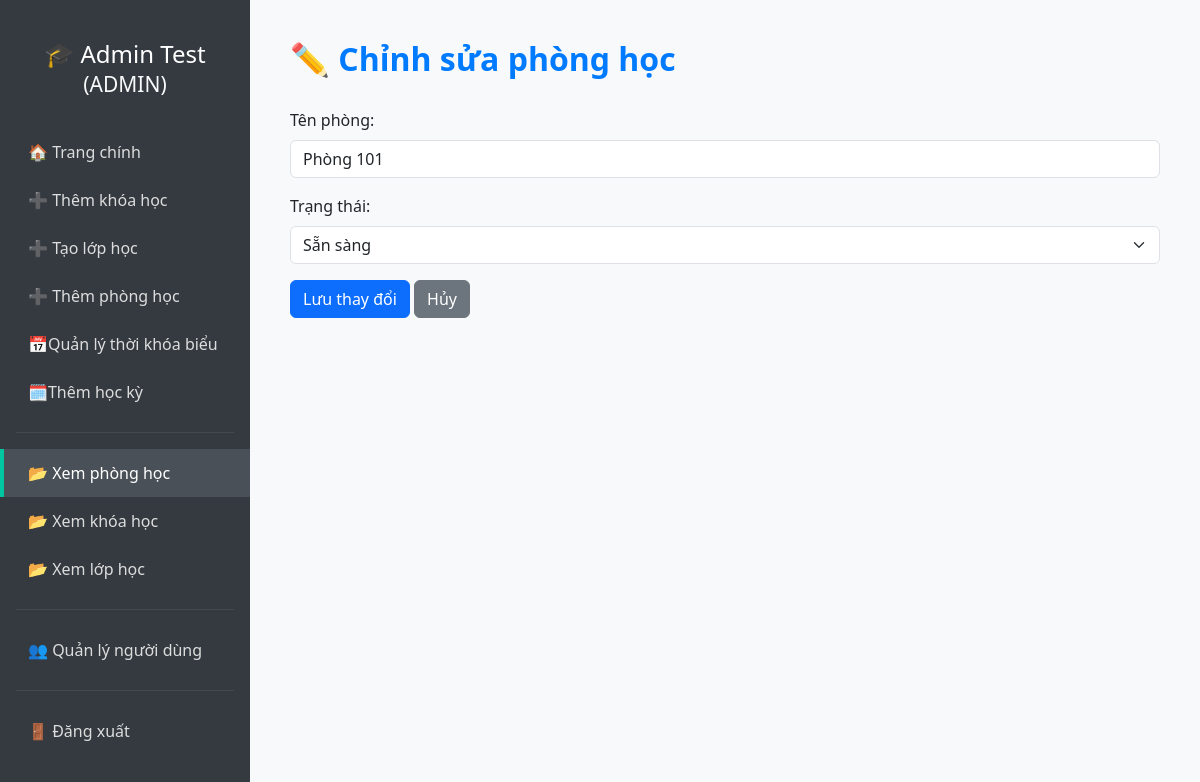
The app's page /edit-room/1 (signed in) with its own data.
### tables this page shows
CREATE TABLE users (
            id INTEGER PRIMARY KEY AUTOINCREMENT,
            full_name TEXT NOT NULL,
            email TEXT NOT NULL UNIQUE,
            password TEXT NOT NULL,
            role TEXT NOT NULL CHECK (role IN ('student', 'teacher', 'admin')),
            dob DATE,                
            phone TEXT,             
            gender TEXT CHECK (gender IN ('male', 'female', 'other')), 
            cccd TEXT              
        , image TEXT);

CREATE TABLE rooms (
            id INTEGER PRIMARY KEY AUTOINCREMENT,
            name TEXT NOT NULL UNIQUE,
            status TEXT NOT NULL CHECK (status IN ('available', 'occupied', 'maintenance'))
        );

### app.py (the view)
@app.route('/edit-room/<int:room_id>', methods=['POST', 'GET'])
@login_required
def edit_room(room_id):
    if current_user.role != 'admin':
        return "Không có quyền truy cập", 403
    conn = sqlite3.connect('database.db')
    cursor = conn.cursor()
    if request.method == 'POST':
        name = request.form['name']
        status = request.form['status']
        cursor.execute('UPDATE rooms SET name = ?, status = ? WHERE id = ?', (name, status, room_id))
        conn.commit()
        conn.close()
        flash("Đã cập nhật phòng học thành công!", "success")
        return redirect(url_for('view_rooms'))
    else:
        cursor.execute("SELECT * FROM rooms WHERE id = ?", (room_id,))
        room = cursor.fetchone()
        conn.close()
        if room:
            return render_template('admin/edit_room.html', room=room, user=current_user)
        else:
            flash("Phòng học không tồn tại!", "danger")
            return redirect(url_for('view_rooms'))

### app.py (called while the page is built)
@login_manager.user_loader
def load_user(user_id):
    conn = sqlite3.connect('database.db')
    cursor = conn.cursor()
    cursor.execute("SELECT id, full_name, email, role, image FROM users WHERE id = ?", (user_id,))
    row = cursor.fetchone()
    conn.close()
    if row:
        return User(*row)
    return None

### templates/admin/edit_room.html (shortened to what this page needs)
<!DOCTYPE html>
<html lang="vi">
<head>
  <link href="https://cdn.jsdelivr.net/npm/bootstrap@5.3.0/dist/css/bootstrap.min.css" rel="stylesheet">
</head>
<body>
<div class="sidebar">
  <h4>🎓 {{ user.full_name }}<br><small class="text-light">({{ user.role|upper }})</small></h4>
  <a href="/dashboard">🏠 Trang chính</a>
  <a href="{{ url_for('add_course') }}">➕ Thêm khóa học</a>
  <a href="{{ url_for('add_class') }}">➕ Tạo lớp học</a>
  <a href="{{ url_for('add_room') }}">➕ Thêm phòng học</a>
  <a href="{{ url_for('add_schedule') }}"><span class="icon">📅</span>Quản lý thời khóa biểu</a>
  <a href="{{ url_for('add_semester') }}"><span class="icon">🗓️</span>Thêm học kỳ</a>
  <hr class="text-secondary mx-3">
  <a href="{{ url_for('view_rooms') }}" class="active">📂 Xem phòng học</a>
  <a href="{{ url_for('view_courses') }}">📂 Xem khóa học</a>
  <a href="{{ url_for('view_classes') }}">📂 Xem lớp học</a>
  <hr class="text-secondary mx-3">
  <a href="{{ url_for('view_users') }}">👥 Quản lý người dùng</a>
  <hr class="text-secondary mx-3">
  <a href="{{ url_for('logout') }}" class="logout-link">🚪 Đăng xuất</a>
</div>
<div class="main-content">
  <h2>✏️ Chỉnh sửa phòng học</h2>
  <form method="POST">
    <div class="mb-3">
      <label for="name" class="form-label">Tên phòng:</label>
      <input type="text" class="form-control" id="name" name="name" value="{{ room[1] }}" required>
    </div>
    <div class="mb-3">
      <label for="status" class="form-label">Trạng thái:</label>
      <select class="form-select" name="status" id="status" required>
        <option value="available" {% if room[2] == 'available' %}selected{% endif %}>Sẵn sàng</option>
      </select>
    </div>
    <button type="submit" class="btn btn-primary">Lưu thay đổi</button>
    <a href="{{ url_for('view_rooms') }}" class="btn btn-secondary">Hủy</a>
  </form>
</div>
</body>
</html>

### templates/admin/edit_room.html (style rules this page uses)
body { margin: 0; font-family: 'Segoe UI', sans-serif; background: #f8f9fa; }
.sidebar { width: 250px; min-height: 100vh; background: #343a40; padding-top: 40px; position: fixed; left: 0; top: 0; }
.sidebar a { display: block; padding: 12px 24px; color: #ddd; text-decoration: none; border-left: 4px solid transparent; transition: all 0.2s ease-in-out; }
.sidebar a:hover, .sidebar a.active { background: #495057; border-left: 4px solid #00c6a2; color: #fff; }
.sidebar h4 { color: #fff; text-align: center; margin-bottom: 30px; }
.main-content { margin-left: 250px; padding: 40px; }
h2 { font-weight: bold; color: #007bff; margin-bottom: 30px; }

### records on screen
users: full_name "Admin Test", role "ADMIN"
rooms: name "Phòng 101", status "Sẵn sàng"
